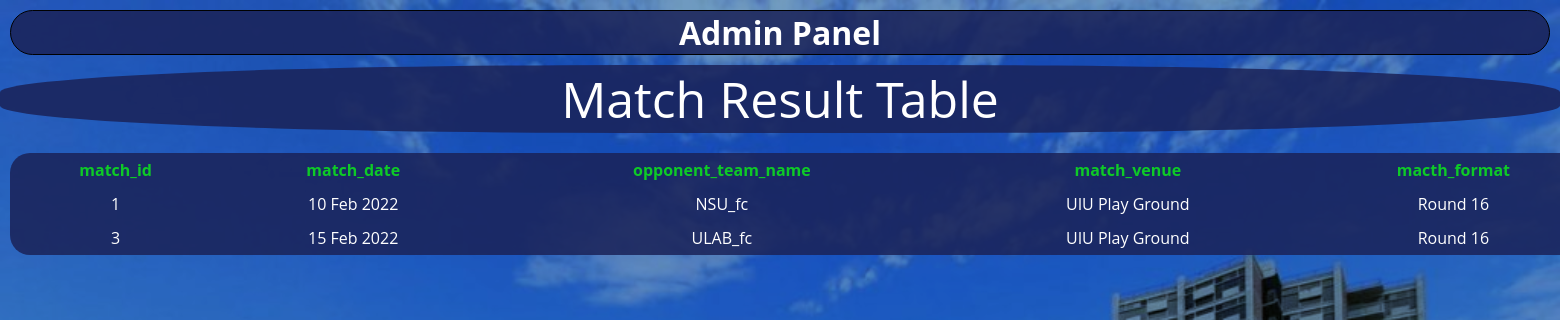
The app's page /up_res.php with its own data.
### tables this page shows
CREATE TABLE `match_result` (
  `match_id` int(11) NOT NULL,
  `match_date` varchar(50) NOT NULL,
  `opponent_team_name` varchar(50) NOT NULL,
  `match_venue` varchar(50) NOT NULL,
  `match_format` varchar(50) NOT NULL,
  `match_result` varchar(50) NOT NULL,
  `uiu_goal` int(11) DEFAULT NULL,
  `opp_goal` int(11) DEFAULT NULL,
  `tournament_name` varchar(100) DEFAULT NULL
);

### up_res.php (the view, shortened to what this page needs)
<!DOCTYPE html>
<html lang="en" dir="ltr">
  <head>
  </head>
</html>
<?php
  include_once 'dbh.inc.php';
  $sql="Select *
   from match_result
    where match_result != 'not played'
    order by match_id asc";
  $data=mysqli_query($conn,$sql);
  ?>
  <link rel="stylesheet" href="css/style.css">
  <a href="adminhome.php"><h1 class = "heading">Admin Panel</h1></a>
      <header class="pth2">
            Match Result Table <br>
        </header>
  <div>
  <table class="er">
    <tr>
      <th>match_id</th>
      <th>match_date</th>
      <th>opponent_team_name</th>
      <th>match_venue</th>
      <th>macth_format</th>
    </tr>
    <?php
    while($result=mysqli_fetch_assoc($data)){
      echo "<tr>
      <td>".$result['match_id']."</td>
      <td>".$result['match_date']."</td>
      <td>".$result['opponent_team_name']."</td>
      <td>".$result['match_venue']."</td>
      <td>".$result['match_format']."</td>
      <td>".$result['match_result']."</td>
      </tr>";
    }
?>
</table>
</div>

### css/style.css (style rules this page uses)
a { color: #fff; text-decoration: none; }
th { padding: 6px; }
td { padding: 6px; color: #ffffff; }
table { width: 1890px; text-align: center; margin-left: auto; margin-right: auto; border-collapse: collapse; margin: 10px; margin-top: 20px; color: rgb(14, 202, 39); background:rgba(26, 35, 88, 0.856); border-radius: 20px; }
header { text-align: center; }

### up_res.php (style rules this page uses)
.pth2 { font-size: 50px; background-color: rgba(26, 35, 88, 0.856) ; margin:auto; border:#d16015 1px; border-radius: 40%; color:rgb(255, 255, 255); }
.heading { text-align: center; border: 1px solid black; background-color: rgba(26, 35, 88, 0.856); border-radius: 50px; margin: 10px; }

### records on screen
match_result: match_id "1", match_date "10 Feb 2022", opponent_team_name "NSU_fc", match_venue "UIU Play Ground", match_format "Round 16"
match_result: match_id "3", match_date "15 Feb 2022", opponent_team_name "ULAB_fc", match_venue "UIU Play Ground", match_format "Round 16"
